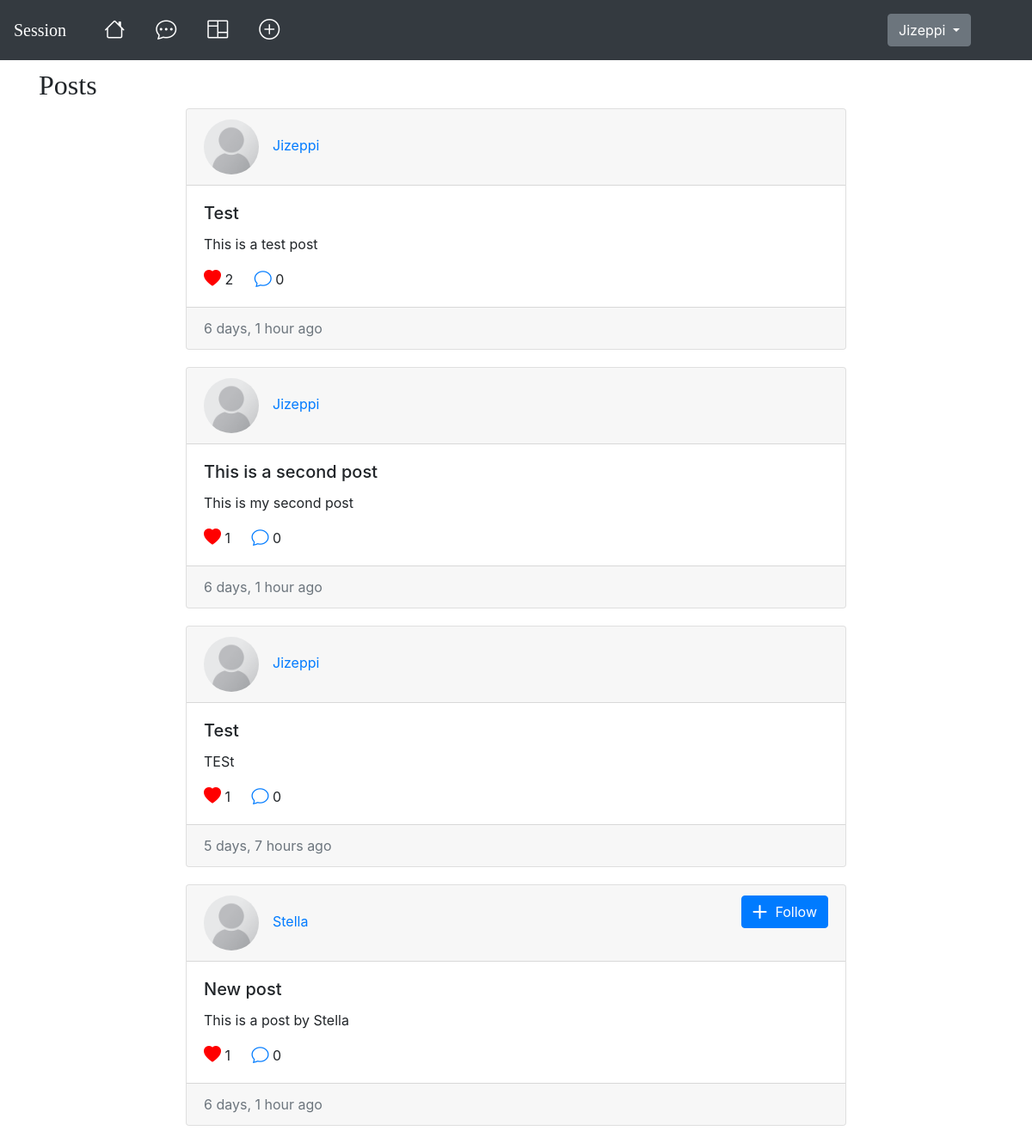
The app's page / (signed in) with its own data.
### session/models.py (models this page shows, shortened)
class Post(models.Model):
    title = models.CharField(max_length=255)
    content = models.TextField()
    created_at = models.DateTimeField(auto_now_add=True)
    likes = models.ManyToManyField(User, related_name='liked_posts')
    author = models.ForeignKey(settings.AUTH_USER_MODEL, on_delete=models.CASCADE, related_name='posts')
    def number_of_likes(self):
        return self.likes.count()

class Profile(models.Model):
    user = models.OneToOneField(User, on_delete=models.CASCADE)
    profile_picture = models.ImageField(upload_to='profile_images/', default='default.png', blank=True, null=True)
    bio = models.TextField(max_length=500, blank=True)

### session/views.py (the view)
# urls.py: path('', views.post_list, name='post_list'),
def post_list(request):
    posts = Post.objects.annotate(comments_count=Count('comments')).all()
    return render(request, 'post_list.html', {'posts': posts})

### session/templates/post_list.html (shortened to what this page needs)
{% extends 'base.html' %}
{%load crispy_forms_tags %}
{% for user in users %}
{% block content %}
<nav class="navbar navbar-expand-lg navbar-dark bg-dark">
  <a class="navbar-brand" href="{% url 'post_list' %}">Session</a>
  <div class="collapse navbar-collapse" id="navbarText">
    <ul class="navbar-nav mr-auto">
      <li class="nav-item active">
        <a class="nav-link" href="#"><i class="bi bi-house h4" title="Home"></i> <span class="sr-only">(current)</span></a>
      </li>
      {% if user.is_authenticated %}
      <li class="nav-item">
        <a class="nav-link actions" href="#"><i class="bi bi-chat-dots h4" title="Messages"></i></a>
      </li>
      {% endif %}
      <li class="nav-item">
        <a class="nav-link actions" href="#"><i class="bi bi-columns h4" title="For You"></i></a>
      </li>
      {% if user.is_authenticated %}
      <li class="nav-item">
        <a href="{% url 'create_post' %}" class="nav-link new-post"><i class="bi bi-plus-circle h4" title="New Post"></i></a>
      </li>
      {% endif %}
    </ul>
    {% if user.is_authenticated %}
    <span class="navbar-text">
      <div class="dropdown">
        <button class="btn btn-secondary dropdown-toggle" type="button" id="dropdownMenuButton" data-toggle="dropdown" aria-haspopup="true" aria-expanded="false">
          {{ user.username }}
        </button>
      </div>
    </span>
    {% endif %}
  </div>
</nav>
<div class="container">
  <h2 class="post-main">Posts</h2>
  {% for post in posts %}
  <div class="card post-card">
    <div class="card-header">
      <img src="{{ user.profile.profile_picture.url }}" class="mr-3 rounded-circle article-img" alt="User image" style="height: 64px;"><a href="{% url 'profile' post.author.username %}" class="author">{{ post.author }}</a>
      {% if user.is_authenticated %}
      {% if request.user != post.author %}
      <span class="follow-button">
        <button class="btn btn-primary"><i class="bi bi-plus-lg"></i>Follow</button>
      </span>
      {% endif %}
      {% endif %}
    </div>
    <div class="card-body">
      <h5 class="card-title">{{ post.title }}</h5>
      <p class="card-text">{{ post.content }}</p>
        {% if request.user in post.likes.all %}
        <a href="{% url 'like_post' post.id %}" class="card-link"><i class="bi bi-heart-fill h5"></i></a>&nbsp;{{ post.number_of_likes }}
        {% else %}
        <a href="{% url 'like_post' post.id %}" class="card-link"><i class="bi bi-heart h5"></i></a>&nbsp;{{ post.number_of_likes }}
        {% endif %}
        <a href="{% url 'post_detail' post.id %}" class="card-link"><i class="bi bi-chat h5"></i></a>&nbsp;{{ post.comments_count }}
    </div>
    <div class="card-footer text-muted">
      {{ post.created_at|timesince }} ago
    </div>
  </div>
  {% endfor %}
</div>
{% endblock %}
{% endfor %}

### session/static/styles.css (style rules this page uses)
.navbar-brand { font-family: copperplate, fantasy; }
.nav-item { margin-left: 20px; }
.bi.bi-chat-dots { color: white; }
.bi.bi-columns { color: white; }
.bi.bi-plus-circle { color: white; }
.dropdown-toggle { margin-right: 55px; }
.post-main { margin-top: 10px; font-family: copperplate, fantasy; }
.post-card { width: 48rem; margin: auto; margin-bottom: 20px; }
.author { text-decoration: none; }
.follow-button { float: right; }
.bi.bi-plus-lg { margin-right: 10px; }
.bi.bi-heart-fill { color: red; }

### records on screen
Post: profile.profile_picture (placeholder picture), author "Jizeppi", title "Test", content "This is a test post", number_of_likes "2", comments_count "0", created_at "6 days, 1 hour"
Post: profile.profile_picture (placeholder picture), author "Jizeppi", title "This is a second post", content "This is my second post", number_of_likes "1", comments_count "0", created_at "6 days, 1 hour"
Post: profile.profile_picture (placeholder picture), author "Jizeppi", title "Test", content "TESt", number_of_likes "1", comments_count "0", created_at "5 days, 7 hours"
Post: profile.profile_picture (placeholder picture), author "Stella", shows "Follow", title "New post", content "This is a post by Stella", number_of_likes "1", comments_count "0", created_at "6 days, 1 hour"

### other values on screen
{{ user.username }} "Jizeppi"
